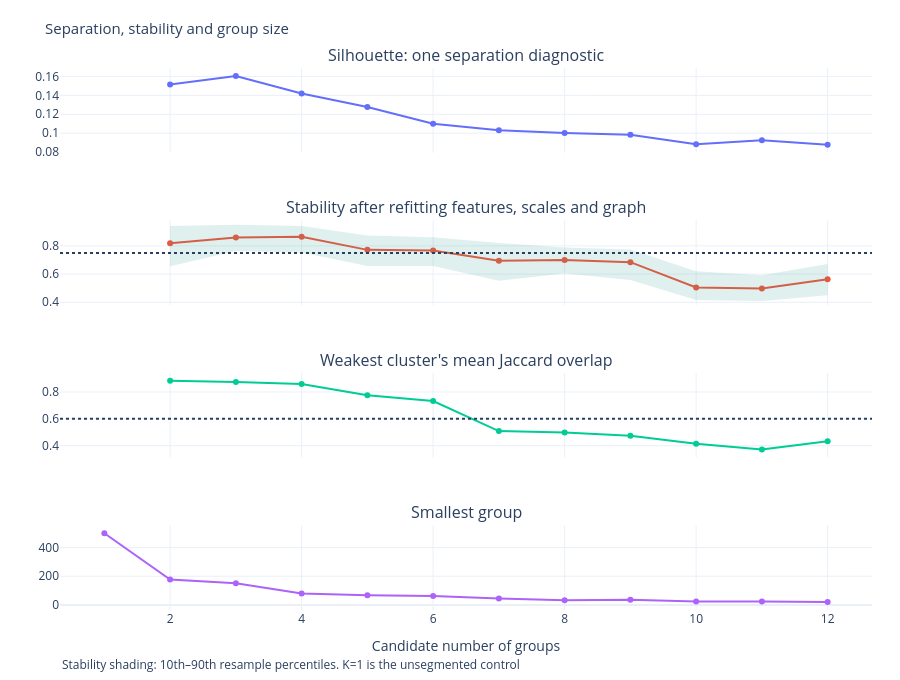

Notebook code for this chart:
### Markdown cell above
### Separation, reproducibility and group size

We examine mean silhouette, mean resample ARI, the weakest group's mean matched Jaccard and the smallest group size together. These panels show which partitions combine separation, repeatable memberships and adequate group sizes. Dotted lines mark the stability thresholds. Shading covers the empirical 10th to 90th ARI percentiles across subsamples. Separation and stability scores begin at K=2.

### Code cell
selection_plot.update_layout(title="Separation, stability and group size")
show(selection_plot, 680)

### Figure 1 — Plotly figure (JSON) as saved in the notebook; plotly's stock layout.template omitted (floating-point values rounded to 4 significant figures)
{"data": [{"mode": "lines+markers", "name": "silhouette", "type": "scatter", "x": [1, 2, 3, 4, 5, 6, 7, 8, 9, 10, 11, 12], "xaxis": "x", "y": [null, 0.1515, 0.1605, 0.142, 0.1277, 0.11, 0.1032, 0.1001, 0.09829, 0.08844, 0.09257, 0.08785], "yaxis": "y"}, {"mode": "lines+markers", "name": "mean_ari", "type": "scatter", "x": [1, 2, 3, 4, 5, 6, 7, 8, 9, 10, 11, 12], "xaxis": "x2", "y": [null, 0.8187, 0.8585, 0.8639, 0.7716, 0.7668, 0.6939, 0.6995, 0.6842, 0.5053, 0.4977, 0.5626], "yaxis": "y2"}, {"mode": "lines+markers", "name": "minimum_mean_jaccard", "type": "scatter", "x": [1, 2, 3, 4, 5, 6, 7, 8, 9, 10, 11, 12], "xaxis": "x3", "y": [null, 0.8825, 0.8743, 0.8585, 0.7749, 0.7327, 0.5088, 0.4978, 0.4751, 0.4142, 0.3715, 0.4338], "yaxis": "y3"}, {"mode": "lines+markers", "name": "minimum_group_size", "type": "scatter", "x": [1, 2, 3, 4, 5, 6, 7, 8, 9, 10, 11, 12], "xaxis": "x4", "y": [500, 177, 151, 79, 67, 62, 44, 32, 36, 24, 24, 20], "yaxis": "y4"}, {"fillcolor": "rgba(42,157,143,0.15)", "hovertemplate": "ari_q10: %{y:.3f}<extra></extra>", "line": {"width": 0}, "mode": "lines", "type": "scatter", "x": [1, 2, 3, 4, 5, 6, 7, 8, 9, 10, 11, 12], "xaxis": "x2", "y": [null, 0.6561, 0.7637, 0.7525, 0.6573, 0.6576, 0.5521, 0.604, 0.5573, 0.4167, 0.4098, 0.4503], "yaxis": "y2"}, {"fill": "tonexty", "fillcolor": "rgba(42,157,143,0.15)", "hovertemplate": "ari_q90: %{y:.3f}<extra></extra>", "line": {"width": 0}, "mode": "lines", "type": "scatter", "x": [1, 2, 3, 4, 5, 6, 7, 8, 9, 10, 11, 12], "xaxis": "x2", "y": [null, 0.9415, 0.9501, 0.94, 0.873, 0.8613, 0.8205, 0.7883, 0.7749, 0.6192, 0.5917, 0.6707], "yaxis": "y2"}], "layout": {"annotations": [{"font": {"size": 16}, "showarrow": false, "text": "Silhouette: one separation diagnostic", "x": 0.5, "xanchor": "center", "xref": "paper", "y": 1.0, "yanchor": "bottom", "yref": "paper"}, {"font": {"size": 16}, "showarrow": false, "text": "Stability after refitting features, scales and graph", "x": 0.5, "xanchor": "center", "xref": "paper", "y": 0.7188, "yanchor": "bottom", "yref": "paper"}, {"font": {"size": 16}, "showarrow": false, "text": "Weakest cluster's mean Jaccard overlap", "x": 0.5, "xanchor": "center", "xref": "paper", "y": 0.4375, "yanchor": "bottom", "yref": "paper"}, {"font": {"size": 16}, "showarrow": false, "text": "Smallest group", "x": 0.5, "xanchor": "center", "xref": "paper", "y": 0.1562, "yanchor": "bottom", "yref": "paper"}, {"showarrow": false, "text": "Stability shading: 10th–90th resample percentiles. K=1 is the unsegmented control", "x": 0, "xref": "paper", "y": -0.12, "yref": "paper"}], "autosize": true, "font": {"size": 12}, "height": 680, "legend": {"font": {"size": 11}, "orientation": "h", "x": 0, "y": -0.19, "yanchor": "top"}, "margin": {"b": 70, "l": 60, "r": 28, "t": 68}, "shapes": [{"line": {"dash": "dot"}, "type": "line", "x0": 0, "x1": 1, "xref": "x2 domain", "y0": 0.75, "y1": 0.75, "yref": "y2"}, {"line": {"dash": "dot"}, "type": "line", "x0": 0, "x1": 1, "xref": "x3 domain", "y0": 0.6, "y1": 0.6, "yref": "y3"}], "showlegend": false, "title": {"font": {"size": 15}, "text": "Separation, stability and group size"}, "xaxis": {"anchor": "y", "domain": [0.0, 1.0], "matches": "x4", "showticklabels": false}, "xaxis2": {"anchor": "y2", "domain": [0.0, 1.0], "matches": "x4", "showticklabels": false}, "xaxis3": {"anchor": "y3", "domain": [0.0, 1.0], "matches": "x4", "showticklabels": false}, "xaxis4": {"anchor": "y4", "domain": [0.0, 1.0], "title": {"text": "Candidate number of groups"}}, "yaxis": {"anchor": "x", "domain": [0.8438, 1.0]}, "yaxis2": {"anchor": "x2", "domain": [0.5625, 0.7188]}, "yaxis3": {"anchor": "x3", "domain": [0.2812, 0.4375]}, "yaxis4": {"anchor": "x4", "domain": [0.0, 0.1562]}}}
